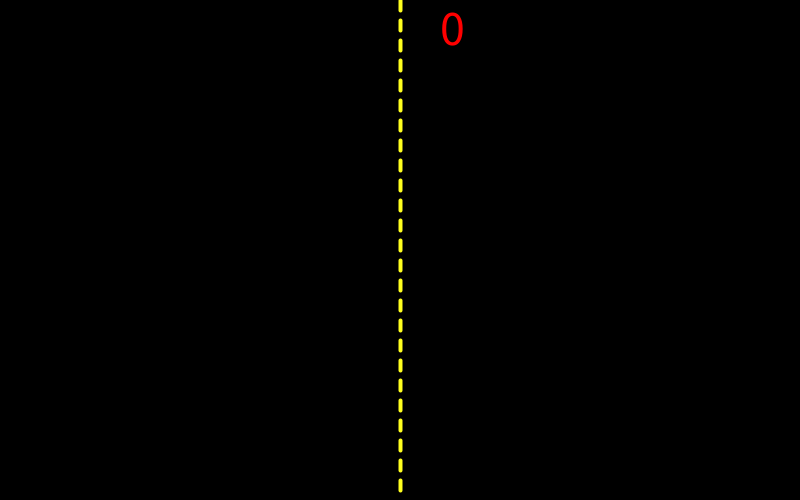
Frame 1 (no input)
Frame 60 (the mouse pressed at the canvas centre just before this capture): identical to frame 1, image omitted
Frame 120 (the mouse held since frame 60 and released just before this capture): identical to frame 1, image omitted

The Processing sketch that drew this single still picture (run headless with seeded random() and noise(); from frame 60 on, the mouse is pressed at the canvas centre):

// Processing sketch: Pong
// ── Pong.pde
int bluePoints = 0;
int redPoints = 0;

void setup(){
  size(800, 500);
}

void draw(){
   drawScreen();
}

void drawScreen(){
    background(0, 0, 0);
    strokeWeight(4);
    stroke(255, 255, 30);
   int lineLength = 10;
   int y1 = 0;
   int x = width / 2;
   while (y1 < height){
      int y2 = y1 + lineLength;
      line(x, y1, x, y2);
      y1 = y1 + lineLength * 2;
   }
   textSize(50);
   fill(255, 0, 0);
   text(redPoints + "", width / 2 + 40, 45);
}
